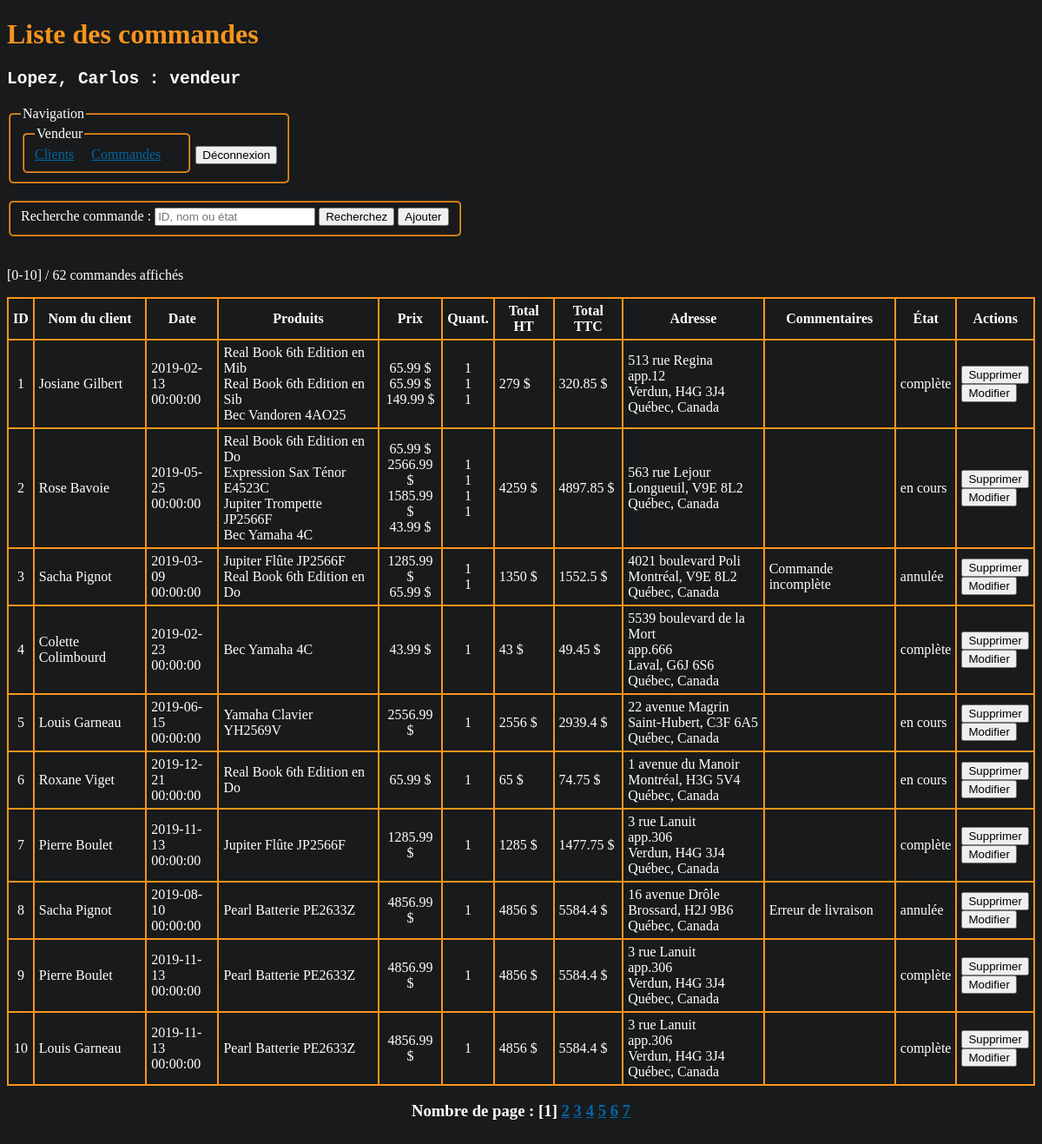
The page /commandes/index.php (signed in) on the database its author committed.
### tables this page shows
CREATE TABLE IF NOT EXISTS `commandes_produits` (
  `fk_commande_id` INT NOT NULL,
  `fk_produit_id` INT NOT NULL,
  `commande_produit_quantite` INT NOT NULL,
  PRIMARY KEY (`fk_produit_id`, `fk_commande_id`),
  INDEX `fk_commandes_has_produits_produits1_idx` (`fk_produit_id` ASC),
  INDEX `fk_commandes_has_produits_Commandes1_idx` (`fk_commande_id` ASC),
  CONSTRAINT `fk_commandes_has_produits_commandes1`
    FOREIGN KEY (`fk_commande_id`)
    REFERENCES `commandes` (`commande_id`)
    ON DELETE NO ACTION
    ON UPDATE NO ACTION,
  CONSTRAINT `fk_commandes_has_produits_produits1`
    FOREIGN KEY (`fk_produit_id`)
    REFERENCES `produits` (`produit_id`)
    ON DELETE NO ACTION
    ON UPDATE NO ACTION);

CREATE TABLE IF NOT EXISTS `commandes` (
  `commande_id` INT NOT NULL AUTO_INCREMENT,
  `commande_date` TIMESTAMP NOT NULL DEFAULT CURRENT_TIMESTAMP,
  `commande_adresse` VARCHAR(255) NOT NULL,
  `commande_adresse2` VARCHAR(255) NULL,
  `commande_adresse_ville` VARCHAR(255) NOT NULL,
  `commande_adresse_cp` VARCHAR(255) NOT NULL,
  `commande_etat` VARCHAR(255) NOT NULL DEFAULT "en cours",
  `commande_commentaires` VARCHAR(255) NULL,
  `fk_client_id` INT NOT NULL,
  PRIMARY KEY (`commande_id`),
  INDEX `fk_commandes_clients_idx` (`fk_client_id` ASC),
  CONSTRAINT `fk_commandes_clients`
    FOREIGN KEY (`fk_client_id`)
    REFERENCES `clients` (`client_id`)
    ON DELETE NO ACTION
    ON UPDATE NO ACTION);

### inc/sql.php (called while the page is built, shortened)
    <?php
function NombreProduitsParCommandes($conn)
{
    $req = "SELECT fk_commande_id, COUNT(fk_produit_id) AS 'nombre_de_produits' FROM commandes_produits GROUP BY fk_commande_id";
    if ($result = mysqli_query($conn, $req)) {
        $nbResult = mysqli_num_rows($result);
        $liste = array();
        if ($nbResult) {
            mysqli_data_seek($result, 0);
            while ($row = mysqli_fetch_array($result, MYSQLI_ASSOC)) {
                $liste[] = $row;
            }
        }
        return $liste;
    } else {
        errSQL($conn);
        exit;
    }
}
function NombreCommandes($conn)
{
    $req = "SELECT COUNT(commande_id) AS 'nombre' FROM commandes";
    if ($result = mysqli_query($conn, $req)) {
        $nbResult = mysqli_num_rows($result);
        if ($nbResult) {
            mysqli_data_seek($result, 0);
            $row = mysqli_fetch_array($result, MYSQLI_ASSOC);
            $nombre = $row["nombre"];
        }
        return $nombre;
    } else {
        errSQL($conn);
        exit;
    }
}
function ListerCommandes($conn, $recherche = "", $offset, $nbrParPage)
{
    $recherche = "%" . $recherche . "%";
    $req = "SELECT
    C.commande_id as 'commande_id',
    CONCAT(CL.client_prenom, ' ', CL.client_nom) as 'client_nom',
    SUBSTRING(C.commande_date, 1, 10) as 'date',
    SUBSTRING(C.commande_date, 12, 8) as 'heure',
    P.produit_nom as 'produit',
    CP.commande_produit_quantite as 'quantite',
    P.produit_prix as 'prix',
    C.commande_adresse as 'adresse',
    C.commande_adresse2 as 'adresse2',
    C.commande_adresse_ville as 'adresse_ville',
    C.commande_adresse_cp as 'adresse_cp',
    C.commande_commentaires as 'commentaires',
    C.commande_etat as 'etat'
    FROM
        commandes as C
    INNER JOIN
        commandes_produits as CP on CP.fk_commande_id = C.commande_id
    INNER JOIN
        produits as P on P.produit_id = CP.fk_produit_id
    INNER JOIN
        clients as CL on CL.client_id = C.fk_client_id
    WHERE (CL.client_prenom LIKE '$recherche') OR (CL.client_nom LIKE '$recherche') OR (C.commande_id LIKE '$recherche') OR (C.commande_etat LIKE '$recherche')
    ORDER BY `commande_id` ASC
    LIMIT $offset, $nbrParPage";
    if ($result = mysqli_query($conn, $req, MYSQLI_STORE_RESULT)) {
        $nbResult = mysqli_num_rows($result);
        $liste = array();
        if ($nbResult) {
            mysqli_data_seek($result, 0);
            $commande_id = "";
            $commande_client = "";
            $commande_date = "";
            $commande_heure = "";
            $commande_produit = "";
            $commande_produit_quantite = "";
            $commande_produit_prix = "";
            $commande_total_HT = "";
            $commande_total_TTC = "";
            $commande_adresse = "";
            $commande_adresse2 = "";
            $commande_adresse_ville = "";
            $commande_adresse_cp = "";
            $commande_commentaires = "";
            $commande_etat = "";
            while ($row = mysqli_fetch_array($result, MYSQLI_ASSOC)) {
                if ($commande_id !== $row['commande_id']) {
                    if ($commande_id !== "") {
                        $liste[] = array(
                            'commande_id' => $commande_id,
                            'commande_client' => $commande_client,
                            'commande_date' => $commande_date,
                            'commande_heure' => $commande_heure,
                            'commande_produit' => $commande_produit,
                            'commande_produit_quantite' => $commande_produit_quantite,
                            'commande_produit_prix' => $commande_produit_prix,
                            'commande_total_ht' => $commande_total_HT,
                            'commande_total_ttc' => $commande_total_TTC,
                            'commande_adresse' => $commande_adresse,
                            'commande_adresse2' => $commande_adresse2,
                            'commande_adresse_ville' => $commande_adresse_ville,
                            'commande_adresse_cp' => $commande_adresse_cp,
                            'commande_commentaires' => $commande_commentaires,
                            'commande_etat' => $commande_etat
                        );
                    }
                    $commande_id = $row['commande_id'];
                    $commande_client = $row['client_nom'];
                    $commande_date = $row['date'];
                    $commande_heure = $row['heure'];
                    $commande_produit = [];
                    $commande_produit_prix = [];
                    $commande_produit_quantite = [];
                    $commande_adresse = $row['adresse'];
                    $commande_adresse2 = $row['adresse2'];
                    $commande_adresse_ville = $row['adresse_ville'];
                    $commande_adresse_cp = $row['adresse_cp'];
                    $commande_commentaires = $row['commentaires'];
                    $commande_etat = $row['etat'];
                }
                $commande_produit[] = $row['produit'];
                $commande_produit_prix[] = $row['prix'] . " $";
                $commande_produit_quantite[] = $row['quantite'];
                $commande_total_HT = 0;
                for ($i = 0; $i < count($commande_produit_prix); ++$i) {
                    $commande_total_HT = $commande_total_HT + intval($commande_produit_prix[$i]);
                }
                $commande_total_TTC = $commande_total_HT * 1.15;
                $commande_total_HT = $commande_total_HT . " $";
                $commande_total_TTC = $commande_total_TTC . " $";
            }
            $liste[] = array(
                'commande_id' => $commande_id,
                'commande_client' => $commande_client,
                'commande_date' => $commande_date,
                'commande_heure' => $commande_heure,
                'commande_produit' => $commande_produit,
                'commande_produit_prix' => $commande_produit_prix,
                'commande_produit_quantite' => $commande_produit_quantite,
                'commande_total_ht' => $commande_total_HT,
                'commande_total_ttc' => $commande_total_TTC,
                'commande_adresse' => $commande_adresse,
                'commande_adresse2' => $commande_adresse2,
                'commande_adresse_ville' => $commande_adresse_ville,
                'commande_adresse_cp' => $commande_adresse_cp,
                'commande_commentaires' => $commande_commentaires,
                'commande_etat' => $commande_etat
            );
            return $liste;
        } else {
            return $liste;
        }
    }
}
            mysqli_rollback($conn); ?>

### commandes/index.php (the view, shortened to what this page needs)
<?php
require_once("../inc/sql.php");
$recherche = isset($_POST['recherche']) ? trim($_POST['recherche']) : "";
$nombreCommandes = NombreCommandes($conn);
$nombrePages = ceil($nombreCommandes / 10);
$pageActuelle = 1;
if (isset($_GET['page'])) {
    $pageActuelle = $_GET['page'];
} elseif ($pageActuelle > $nombrePages) {
    $pageActuelle = $nombrePages;
} else {
    $pageActuelle = 1;
}
$produitsParCommandes = NombreProduitsParCommandes($conn);
$nombres_de_produits_pour_dix_commandes = 0;
for ($i = 0; $i < 10; ++$i) {
    $nombres_de_produits_pour_dix_commandes += $produitsParCommandes[$i]['nombre_de_produits'];
}
$nbrParPage =  $nombres_de_produits_pour_dix_commandes;
$offset = ($pageActuelle - 1) * $nombres_de_produits_pour_dix_commandes;
$liste = ListerCommandes($conn, $recherche, $offset, $nbrParPage);
?>
<!DOCTYPE html>
<html lang="fr">
<head>
    <link rel="stylesheet" href="../assets/css/main.css">
</head>
<body>
    <h1>Liste des commandes</h1>
    <h2>
        <pre><?= $_SESSION['utilisateur']["utilisateur_nom"] . ", " . $_SESSION['utilisateur']["utilisateur_prenom"] . " : " . $_SESSION['utilisateur']["utilisateur_type"] ?></pre>
    </h2>
    <?php include("../menu.php"); ?>
    <form id="recherche" action="" method="post">
        <fieldset>
            <label>Recherche commande : </label>
            <input type="text" name="recherche" value="<?= $recherche ?>" placeholder="ID, nom ou état">
            <input type="submit" value="Recherchez">
            <button class="ajout"><a href="ajout.php">Ajouter</a></button>
        </fieldset>
    </form>
    <p>[<?= $offset ?>-<?= ($offset + 10) > $nombreCommandes ? $nombreCommandes : ($offset + 10) ?>] / <?= $nombreCommandes ?> commandes affichés</p>
    <table>
        <tr>
            <th>ID</th>
            <th>Nom du client</th>
            <th>Date</th>
            <th>Produits</th>
            <th>Prix</th>
            <th>Quant.</th>
            <th>Total HT</th>
            <th>Total TTC</th>
            <th>Adresse</th>
            <th>Commentaires</th>
            <th>État</th>
            <th>Actions</th>
        </tr>
        <?php
        foreach ($liste as $row) :
        ?>
            <tr>
                <td style="text-align: center;"><?= $row["commande_id"] ?></td>
                <td><?= $row["commande_client"] ?></td>
                <td><?= $row["commande_date"] . "<br>" . $row["commande_heure"] ?></td>
                <td><?= implode("<br>", $row["commande_produit"]) ?></td>
                <td style="text-align: center;"><?= implode("<br>", $row["commande_produit_prix"]) ?></td>
                <td style="text-align: center;"><?= implode("<br>", $row["commande_produit_quantite"]) ?></td>
                <td><?= $row["commande_total_ht"] ?></td>
                <td><?= $row["commande_total_ttc"] ?></td>
                <td><?php echo $row["commande_adresse"];
                    echo isset($row["commande_adresse2"]) ? "<br>" . $row["commande_adresse2"] : "";
                    echo "<br>" . $row["commande_adresse_ville"] . ", " . $row["commande_adresse_cp"] .
                        "<br>Québec, Canada" ?></td>
                <td><?= $row["commande_commentaires"] ?></td>
                <td><?= $row["commande_etat"] ?></td>
                <td>
                    <form action="" method="post">
                        <input type="submit" value="Supprimer">
                    </form>
                    <form action="" method="post">
                        <input type="submit" value="Modifier">
                    </form>
                </td>
            </tr>
        <?php endforeach; ?>
    </table>
    <h3 class="pagination">Nombre de page :
        <?php
        for ($i = 1; $i <= $nombrePages; ++$i) {
            if ($i == $pageActuelle) {
                echo "[" . $i . "] ";
            } else {
                echo "<a href=index.php?page=" . $i . ">" . $i . "</a> ";
            }
        }
        ?>
    </h3>
</body>
</html>

### assets/css/style.css (style rules this page uses)
body { background-color: #181a1b; color: white; padding-bottom: 200px; }
h1 { color: #F7941D; }
a { color: #0066a4; }
button a { text-decoration: none; color: black; }
fieldset { display: inline; border-radius: 5px; border-color: #F7941D ; margin-bottom: 20px; }
table { border-collapse: collapse; }
table,th, td { border: 2px solid #F7941D; }
th, td { padding: 5px; }
.pagination { text-align: center; }

### rows shown on the page
commandes_produits: fk_commande.commande_id "1", commande_client "Josiane Gilbert", commande_date "2019-02-13", commande_heure "00:00:00", commande_produit "Real Book 6th Edition en Mib Real Book 6th Edition en Sib Bec Vandoren 4AO25", commande_produit_prix "65.99 $ 65.99 $ 149.99 $", commande_produit_quantite "1 1 1", commande_total_ht "279 $", commande_total_ttc "320.85 $", fk_commande.commande_adresse "513 rue Regina", fk_commande.commande_adresse2 "app.12", fk_commande.commande_adresse_ville "Verdun", fk_commande.commande_adresse_cp "H4G 3J4", fk_commande.commande_etat "complète"
commandes_produits: fk_commande.commande_id "4", commande_client "Colette Colimbourd", commande_date "2019-02-23", commande_heure "00:00:00", commande_produit "Bec Yamaha 4C", commande_produit_prix "43.99 $", commande_produit_quantite "1", commande_total_ht "43 $", commande_total_ttc "49.45 $", fk_commande.commande_adresse "5539 boulevard de la Mort", fk_commande.commande_adresse2 "app.666", fk_commande.commande_adresse_ville "Laval", fk_commande.commande_adresse_cp "G6J 6S6", fk_commande.commande_etat "complète"
commandes_produits: fk_commande.commande_id "5", commande_client "Louis Garneau", commande_date "2019-06-15", commande_heure "00:00:00", commande_produit "Yamaha Clavier YH2569V", commande_produit_prix "2556.99 $", commande_produit_quantite "1", commande_total_ht "2556 $", commande_total_ttc "2939.4 $", fk_commande.commande_adresse "22 avenue Magrin", fk_commande.commande_adresse_ville "Saint-Hubert", fk_commande.commande_adresse_cp "C3F 6A5", fk_commande.commande_etat "en cours"
commandes_produits: fk_commande.commande_id "6", commande_client "Roxane Viget", commande_date "2019-12-21", commande_heure "00:00:00", commande_produit "Real Book 6th Edition en Do", commande_produit_prix "65.99 $", commande_produit_quantite "1", commande_total_ht "65 $", commande_total_ttc "74.75 $", fk_commande.commande_adresse "1 avenue du Manoir", fk_commande.commande_adresse_ville "Montréal", fk_commande.commande_adresse_cp "H3G 5V4", fk_commande.commande_etat "en cours"
commandes_produits: fk_commande.commande_id "7", commande_client "Pierre Boulet", commande_date "2019-11-13", commande_heure "00:00:00", commande_produit "Jupiter Flûte JP2566F", commande_produit_prix "1285.99 $", commande_produit_quantite "1", commande_total_ht "1285 $", commande_total_ttc "1477.75 $", fk_commande.commande_adresse "3 rue Lanuit", fk_commande.commande_adresse2 "app.306", fk_commande.commande_adresse_ville "Verdun", fk_commande.commande_adresse_cp "H4G 3J4", fk_commande.commande_etat "complète"
commandes_produits: fk_commande.commande_id "8", commande_client "Sacha Pignot", commande_date "2019-08-10", commande_heure "00:00:00", commande_produit "Pearl Batterie PE2633Z", commande_produit_prix "4856.99 $", commande_produit_quantite "1", commande_total_ht "4856 $", commande_total_ttc "5584.4 $", fk_commande.commande_adresse "16 avenue Drôle", fk_commande.commande_adresse_ville "Brossard", fk_commande.commande_adresse_cp "H2J 9B6", fk_commande.commande_commentaires "Erreur de livraison", fk_commande.commande_etat "annulée"
commandes_produits: fk_commande.commande_id "9", commande_client "Pierre Boulet", commande_date "2019-11-13", commande_heure "00:00:00", commande_produit "Pearl Batterie PE2633Z", commande_produit_prix "4856.99 $", commande_produit_quantite "1", commande_total_ht "4856 $", commande_total_ttc "5584.4 $", fk_commande.commande_adresse "3 rue Lanuit", fk_commande.commande_adresse2 "app.306", fk_commande.commande_adresse_ville "Verdun", fk_commande.commande_adresse_cp "H4G 3J4", fk_commande.commande_etat "complète"
commandes_produits: fk_commande.commande_id "10", commande_client "Louis Garneau", commande_date "2019-11-13", commande_heure "00:00:00", commande_produit "Pearl Batterie PE2633Z", commande_produit_prix "4856.99 $", commande_produit_quantite "1", commande_total_ht "4856 $", commande_total_ttc "5584.4 $", fk_commande.commande_adresse "3 rue Lanuit", fk_commande.commande_adresse2 "app.306", fk_commande.commande_adresse_ville "Verdun", fk_commande.commande_adresse_cp "H4G 3J4", fk_commande.commande_etat "complète"

### other values the page prints
$_SESSION['utilisateur']["utilisateur_nom"] "Lopez"
$_SESSION['utilisateur']["utilisateur_prenom"] "Carlos"
$_SESSION['utilisateur']["utilisateur_type"] "vendeur"
$offset "0"
$offset + 10 "10"
$nombreCommandes "62"
$row["commande_id"] "2"
$row["commande_client"] "Rose Bavoie"
$row["commande_date"] "2019-05-25"
$row["commande_heure"] "00:00:00"
implode("<br>", $row["commande_produit"]) "Real Book 6th Edition en Do Expression Sax Ténor E4523C Jupiter Trompette JP2566F Bec Yamaha 4C"
implode("<br>", $row["commande_produit_prix"]) "65.99 $ 2566.99 $ 1585.99 $ 43.99 $"
implode("<br>", $row["commande_produit_quantite"]) "1 1 1 1"
$row["commande_total_ht"] "4259 $"
$row["commande_total_ttc"] "4897.85 $"
